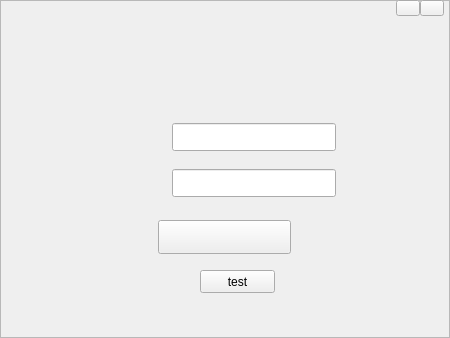
<?xml version="1.0" encoding="UTF-8"?>
<ui version="4.0">
 <class>LittleSunClass</class>
 <widget class="QWidget" name="LittleSunClass">
  <property name="geometry">
   <rect>
    <x>0</x>
    <y>0</y>
    <width>450</width>
    <height>338</height>
   </rect>
  </property>
  <property name="windowTitle">
   <string>LittleSun</string>
  </property>
  <property name="styleSheet">
   <string notr="true"/>
  </property>
  <widget class="QFrame" name="frame">
   <property name="geometry">
    <rect>
     <x>0</x>
     <y>0</y>
     <width>450</width>
     <height>338</height>
    </rect>
   </property>
   <property name="styleSheet">
    <string notr="true">#frame{
border-image: url(:/login/image/login/background_a.png);
}</string>
   </property>
   <property name="frameShape">
    <enum>QFrame::StyledPanel</enum>
   </property>
   <property name="frameShadow">
    <enum>QFrame::Raised</enum>
   </property>
   <widget class="QLabel" name="passWordLabel">
    <property name="geometry">
     <rect>
      <x>100</x>
      <y>176</y>
      <width>54</width>
      <height>14</height>
     </rect>
    </property>
    <property name="styleSheet">
     <string notr="true">border-image: url(:/login/image/login/password.png);</string>
    </property>
    <property name="text">
     <string/>
    </property>
   </widget>
   <widget class="QLineEdit" name="passWordEdit">
    <property name="geometry">
     <rect>
      <x>172</x>
      <y>169</y>
      <width>164</width>
      <height>28</height>
     </rect>
    </property>
    <property name="styleSheet">
     <string notr="true">border-image: url(:/login/image/login/input_box_a.png);
font: 8pt &quot;微软雅黑&quot;;</string>
    </property>
    <property name="text">
     <string/>
    </property>
   </widget>
   <widget class="QLineEdit" name="userNameEdit">
    <property name="geometry">
     <rect>
      <x>172</x>
      <y>123</y>
      <width>164</width>
      <height>28</height>
     </rect>
    </property>
    <property name="styleSheet">
     <string notr="true">border-image: url(:/login/image/login/input_box_a.png);
font: 8pt &quot;微软雅黑&quot;;</string>
    </property>
   </widget>
   <widget class="QLabel" name="userNameLabel">
    <property name="geometry">
     <rect>
      <x>100</x>
      <y>130</y>
      <width>54</width>
      <height>14</height>
     </rect>
    </property>
    <property name="styleSheet">
     <string notr="true">border-image: url(:/login/image/login/username.png);</string>
    </property>
    <property name="text">
     <string/>
    </property>
   </widget>
   <widget class="QPushButton" name="loginBtn">
    <property name="geometry">
     <rect>
      <x>158</x>
      <y>220</y>
      <width>133</width>
      <height>34</height>
     </rect>
    </property>
    <property name="styleSheet">
     <string notr="true">QPushButton{
border-image: url(:/login/image/login/land.png);
}

QPushButton:hover{
border-image: url(:/login/image/login/landing.png);
}</string>
    </property>
    <property name="text">
     <string/>
    </property>
   </widget>
   <widget class="QPushButton" name="narrowBtn">
    <property name="geometry">
     <rect>
      <x>396</x>
      <y>0</y>
      <width>24</width>
      <height>16</height>
     </rect>
    </property>
    <property name="styleSheet">
     <string notr="true">QPushButton{
border-image: url(:/login/image/login/j.png);
}

QPushButton:hover{
border-image: url(:/login/image/login/j_a.png);
}
</string>
    </property>
    <property name="text">
     <string/>
    </property>
   </widget>
   <widget class="QPushButton" name="closeBtn">
    <property name="geometry">
     <rect>
      <x>420</x>
      <y>0</y>
      <width>24</width>
      <height>16</height>
     </rect>
    </property>
    <property name="styleSheet">
     <string notr="true">QPushButton{
border-image: url(:/login/image/login/x.png);
}

QPushButton:hover{
border-image: url(:/login/image/login/x_a.png);
}</string>
    </property>
    <property name="text">
     <string/>
    </property>
   </widget>
   <widget class="QPushButton" name="test">
    <property name="geometry">
     <rect>
      <x>200</x>
      <y>270</y>
      <width>75</width>
      <height>23</height>
     </rect>
    </property>
    <property name="text">
     <string>test</string>
    </property>
   </widget>
  </widget>
 </widget>
 <layoutdefault spacing="6" margin="11"/>
 <tabstops>
  <tabstop>userNameEdit</tabstop>
  <tabstop>passWordEdit</tabstop>
  <tabstop>loginBtn</tabstop>
 </tabstops>
 <resources>
  <include location="littlesun.qrc"/>
 </resources>
 <connections/>
</ui>
